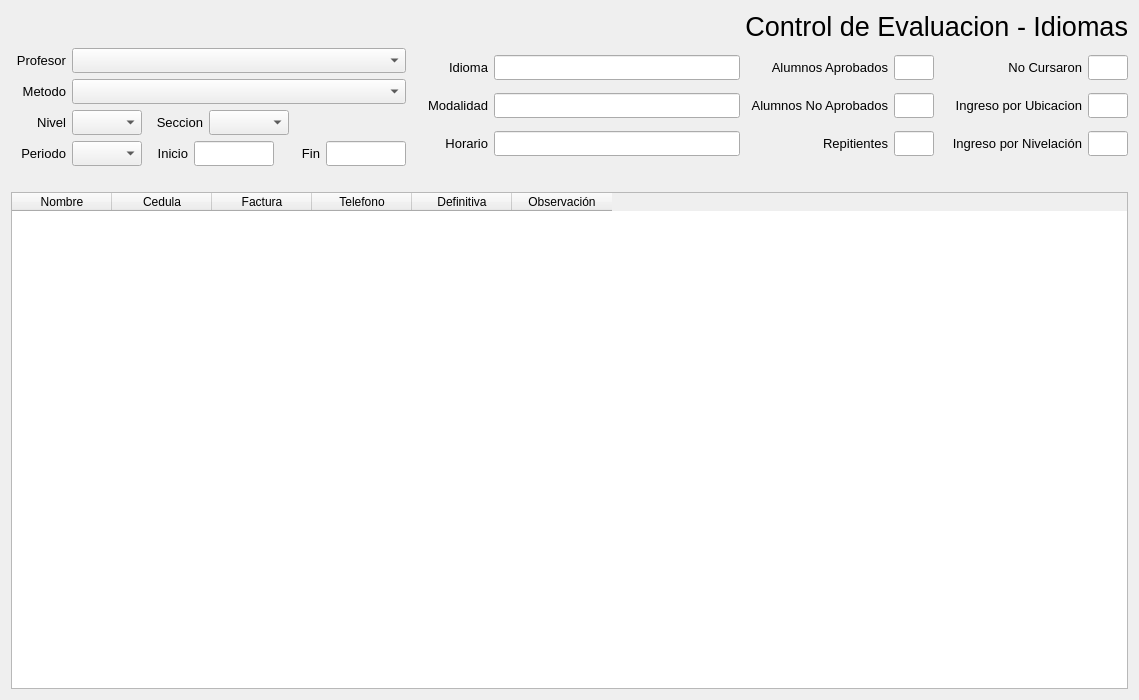
<?xml version="1.0" encoding="UTF-8"?>
<ui version="4.0">
 <class>evaluacion</class>
 <widget class="QWidget" name="evaluacion">
  <property name="geometry">
   <rect>
    <x>0</x>
    <y>0</y>
    <width>1139</width>
    <height>700</height>
   </rect>
  </property>
  <property name="windowTitle">
   <string>Form</string>
  </property>
  <layout class="QVBoxLayout" name="verticalLayout_4">
   <item>
    <widget class="QLabel" name="label_19">
     <property name="font">
      <font>
       <family>Segoe UI</family>
       <pointsize>20</pointsize>
      </font>
     </property>
     <property name="text">
      <string>Control de Evaluacion - Idiomas</string>
     </property>
     <property name="alignment">
      <set>Qt::AlignRight|Qt::AlignTrailing|Qt::AlignVCenter</set>
     </property>
    </widget>
   </item>
   <item>
    <layout class="QHBoxLayout" name="horizontalLayout_13">
     <item>
      <layout class="QVBoxLayout" name="verticalLayout">
       <item>
        <layout class="QHBoxLayout" name="horizontalLayout">
         <item>
          <widget class="QLabel" name="label">
           <property name="minimumSize">
            <size>
             <width>50</width>
             <height>0</height>
            </size>
           </property>
           <property name="maximumSize">
            <size>
             <width>55</width>
             <height>16777215</height>
            </size>
           </property>
           <property name="font">
            <font>
             <family>Segoe UI</family>
             <pointsize>10</pointsize>
            </font>
           </property>
           <property name="text">
            <string>Profesor</string>
           </property>
           <property name="alignment">
            <set>Qt::AlignRight|Qt::AlignTrailing|Qt::AlignVCenter</set>
           </property>
          </widget>
         </item>
         <item>
          <widget class="QComboBox" name="profesor">
           <property name="minimumSize">
            <size>
             <width>0</width>
             <height>25</height>
            </size>
           </property>
          </widget>
         </item>
        </layout>
       </item>
       <item>
        <layout class="QHBoxLayout" name="horizontalLayout_2">
         <item>
          <widget class="QLabel" name="label_2">
           <property name="minimumSize">
            <size>
             <width>50</width>
             <height>0</height>
            </size>
           </property>
           <property name="maximumSize">
            <size>
             <width>55</width>
             <height>16777215</height>
            </size>
           </property>
           <property name="font">
            <font>
             <family>Segoe UI</family>
             <pointsize>10</pointsize>
            </font>
           </property>
           <property name="text">
            <string>Metodo</string>
           </property>
           <property name="alignment">
            <set>Qt::AlignRight|Qt::AlignTrailing|Qt::AlignVCenter</set>
           </property>
          </widget>
         </item>
         <item>
          <widget class="QComboBox" name="metodo">
           <property name="minimumSize">
            <size>
             <width>0</width>
             <height>25</height>
            </size>
           </property>
           <property name="font">
            <font>
             <family>Segoe UI</family>
             <pointsize>9</pointsize>
            </font>
           </property>
          </widget>
         </item>
        </layout>
       </item>
       <item>
        <layout class="QHBoxLayout" name="horizontalLayout_3">
         <item>
          <widget class="QLabel" name="label_3">
           <property name="minimumSize">
            <size>
             <width>55</width>
             <height>0</height>
            </size>
           </property>
           <property name="maximumSize">
            <size>
             <width>55</width>
             <height>16777215</height>
            </size>
           </property>
           <property name="font">
            <font>
             <family>Segoe UI</family>
             <pointsize>10</pointsize>
            </font>
           </property>
           <property name="text">
            <string>Nivel</string>
           </property>
           <property name="alignment">
            <set>Qt::AlignRight|Qt::AlignTrailing|Qt::AlignVCenter</set>
           </property>
          </widget>
         </item>
         <item>
          <widget class="QComboBox" name="nivel">
           <property name="minimumSize">
            <size>
             <width>0</width>
             <height>25</height>
            </size>
           </property>
           <property name="maximumSize">
            <size>
             <width>70</width>
             <height>16777215</height>
            </size>
           </property>
           <property name="font">
            <font>
             <family>Segoe UI</family>
             <pointsize>9</pointsize>
            </font>
           </property>
          </widget>
         </item>
         <item>
          <widget class="QLabel" name="label_15">
           <property name="minimumSize">
            <size>
             <width>55</width>
             <height>0</height>
            </size>
           </property>
           <property name="maximumSize">
            <size>
             <width>55</width>
             <height>16777215</height>
            </size>
           </property>
           <property name="font">
            <font>
             <family>Segoe UI</family>
             <pointsize>10</pointsize>
            </font>
           </property>
           <property name="text">
            <string>Seccion</string>
           </property>
           <property name="alignment">
            <set>Qt::AlignRight|Qt::AlignTrailing|Qt::AlignVCenter</set>
           </property>
          </widget>
         </item>
         <item>
          <widget class="QComboBox" name="seccion">
           <property name="minimumSize">
            <size>
             <width>80</width>
             <height>25</height>
            </size>
           </property>
           <property name="font">
            <font>
             <family>Segoe UI</family>
             <pointsize>9</pointsize>
            </font>
           </property>
          </widget>
         </item>
         <item>
          <spacer name="horizontalSpacer_2">
           <property name="orientation">
            <enum>Qt::Horizontal</enum>
           </property>
           <property name="sizeHint" stdset="0">
            <size>
             <width>40</width>
             <height>20</height>
            </size>
           </property>
          </spacer>
         </item>
        </layout>
       </item>
       <item>
        <layout class="QHBoxLayout" name="horizontalLayout_5">
         <item>
          <widget class="QLabel" name="label_5">
           <property name="minimumSize">
            <size>
             <width>55</width>
             <height>0</height>
            </size>
           </property>
           <property name="maximumSize">
            <size>
             <width>55</width>
             <height>16777215</height>
            </size>
           </property>
           <property name="font">
            <font>
             <family>Segoe UI</family>
             <pointsize>10</pointsize>
            </font>
           </property>
           <property name="text">
            <string>Periodo</string>
           </property>
           <property name="alignment">
            <set>Qt::AlignRight|Qt::AlignTrailing|Qt::AlignVCenter</set>
           </property>
          </widget>
         </item>
         <item>
          <widget class="QComboBox" name="periodo">
           <property name="minimumSize">
            <size>
             <width>0</width>
             <height>25</height>
            </size>
           </property>
           <property name="maximumSize">
            <size>
             <width>70</width>
             <height>16777215</height>
            </size>
           </property>
           <property name="font">
            <font>
             <family>Segoe UI</family>
             <pointsize>9</pointsize>
            </font>
           </property>
          </widget>
         </item>
         <item>
          <widget class="QLabel" name="label_6">
           <property name="minimumSize">
            <size>
             <width>40</width>
             <height>0</height>
            </size>
           </property>
           <property name="maximumSize">
            <size>
             <width>50</width>
             <height>16777215</height>
            </size>
           </property>
           <property name="font">
            <font>
             <family>Segoe UI</family>
             <pointsize>10</pointsize>
            </font>
           </property>
           <property name="text">
            <string>Inicio</string>
           </property>
           <property name="alignment">
            <set>Qt::AlignRight|Qt::AlignTrailing|Qt::AlignVCenter</set>
           </property>
          </widget>
         </item>
         <item>
          <widget class="QLineEdit" name="inicio">
           <property name="minimumSize">
            <size>
             <width>80</width>
             <height>25</height>
            </size>
           </property>
           <property name="maximumSize">
            <size>
             <width>70</width>
             <height>16777215</height>
            </size>
           </property>
           <property name="font">
            <font>
             <family>Segoe UI</family>
             <pointsize>9</pointsize>
            </font>
           </property>
          </widget>
         </item>
         <item>
          <widget class="QLabel" name="label_7">
           <property name="minimumSize">
            <size>
             <width>40</width>
             <height>0</height>
            </size>
           </property>
           <property name="maximumSize">
            <size>
             <width>50</width>
             <height>16777215</height>
            </size>
           </property>
           <property name="font">
            <font>
             <family>Segoe UI</family>
             <pointsize>10</pointsize>
            </font>
           </property>
           <property name="text">
            <string>Fin</string>
           </property>
           <property name="alignment">
            <set>Qt::AlignRight|Qt::AlignTrailing|Qt::AlignVCenter</set>
           </property>
          </widget>
         </item>
         <item>
          <widget class="QLineEdit" name="fin">
           <property name="minimumSize">
            <size>
             <width>80</width>
             <height>25</height>
            </size>
           </property>
           <property name="maximumSize">
            <size>
             <width>70</width>
             <height>16777215</height>
            </size>
           </property>
           <property name="font">
            <font>
             <family>Segoe UI</family>
             <pointsize>9</pointsize>
            </font>
           </property>
          </widget>
         </item>
        </layout>
       </item>
      </layout>
     </item>
     <item>
      <layout class="QVBoxLayout" name="verticalLayout_2">
       <item>
        <layout class="QHBoxLayout" name="horizontalLayout_6">
         <item>
          <widget class="QLabel" name="label_8">
           <property name="minimumSize">
            <size>
             <width>65</width>
             <height>0</height>
            </size>
           </property>
           <property name="font">
            <font>
             <family>Segoe UI</family>
             <pointsize>10</pointsize>
            </font>
           </property>
           <property name="text">
            <string>Idioma</string>
           </property>
           <property name="alignment">
            <set>Qt::AlignRight|Qt::AlignTrailing|Qt::AlignVCenter</set>
           </property>
          </widget>
         </item>
         <item>
          <widget class="QLineEdit" name="idioma">
           <property name="minimumSize">
            <size>
             <width>100</width>
             <height>25</height>
            </size>
           </property>
           <property name="maximumSize">
            <size>
             <width>246</width>
             <height>16777215</height>
            </size>
           </property>
           <property name="font">
            <font>
             <family>Segoe UI</family>
             <pointsize>9</pointsize>
            </font>
           </property>
          </widget>
         </item>
        </layout>
       </item>
       <item>
        <layout class="QHBoxLayout" name="horizontalLayout_8">
         <item>
          <widget class="QLabel" name="label_10">
           <property name="minimumSize">
            <size>
             <width>65</width>
             <height>0</height>
            </size>
           </property>
           <property name="font">
            <font>
             <family>Segoe UI</family>
             <pointsize>10</pointsize>
            </font>
           </property>
           <property name="text">
            <string>Modalidad</string>
           </property>
           <property name="alignment">
            <set>Qt::AlignRight|Qt::AlignTrailing|Qt::AlignVCenter</set>
           </property>
          </widget>
         </item>
         <item>
          <widget class="QLineEdit" name="modalidad">
           <property name="minimumSize">
            <size>
             <width>0</width>
             <height>25</height>
            </size>
           </property>
           <property name="maximumSize">
            <size>
             <width>246</width>
             <height>16777215</height>
            </size>
           </property>
           <property name="font">
            <font>
             <family>Segoe UI</family>
             <pointsize>9</pointsize>
            </font>
           </property>
          </widget>
         </item>
        </layout>
       </item>
       <item>
        <layout class="QHBoxLayout" name="horizontalLayout_7">
         <item>
          <widget class="QLabel" name="label_9">
           <property name="minimumSize">
            <size>
             <width>65</width>
             <height>0</height>
            </size>
           </property>
           <property name="font">
            <font>
             <family>Segoe UI</family>
             <pointsize>10</pointsize>
            </font>
           </property>
           <property name="text">
            <string>Horario</string>
           </property>
           <property name="alignment">
            <set>Qt::AlignRight|Qt::AlignTrailing|Qt::AlignVCenter</set>
           </property>
          </widget>
         </item>
         <item>
          <widget class="QLineEdit" name="horario">
           <property name="minimumSize">
            <size>
             <width>100</width>
             <height>25</height>
            </size>
           </property>
           <property name="maximumSize">
            <size>
             <width>246</width>
             <height>16777215</height>
            </size>
           </property>
           <property name="font">
            <font>
             <family>Segoe UI</family>
             <pointsize>9</pointsize>
            </font>
           </property>
          </widget>
         </item>
        </layout>
       </item>
      </layout>
     </item>
     <item>
      <layout class="QVBoxLayout" name="verticalLayout_3">
       <item>
        <layout class="QHBoxLayout" name="horizontalLayout_9">
         <item>
          <widget class="QLabel" name="label_11">
           <property name="minimumSize">
            <size>
             <width>142</width>
             <height>0</height>
            </size>
           </property>
           <property name="maximumSize">
            <size>
             <width>142</width>
             <height>16777215</height>
            </size>
           </property>
           <property name="font">
            <font>
             <family>Segoe UI</family>
             <pointsize>10</pointsize>
            </font>
           </property>
           <property name="text">
            <string>Alumnos Aprobados</string>
           </property>
           <property name="alignment">
            <set>Qt::AlignRight|Qt::AlignTrailing|Qt::AlignVCenter</set>
           </property>
          </widget>
         </item>
         <item>
          <widget class="QLineEdit" name="aprob">
           <property name="minimumSize">
            <size>
             <width>40</width>
             <height>25</height>
            </size>
           </property>
           <property name="maximumSize">
            <size>
             <width>40</width>
             <height>16777215</height>
            </size>
           </property>
           <property name="font">
            <font>
             <family>Segoe UI</family>
             <pointsize>9</pointsize>
            </font>
           </property>
          </widget>
         </item>
         <item>
          <widget class="QLabel" name="label_14">
           <property name="minimumSize">
            <size>
             <width>142</width>
             <height>0</height>
            </size>
           </property>
           <property name="maximumSize">
            <size>
             <width>142</width>
             <height>16777215</height>
            </size>
           </property>
           <property name="font">
            <font>
             <family>Segoe UI</family>
             <pointsize>10</pointsize>
            </font>
           </property>
           <property name="text">
            <string>No Cursaron</string>
           </property>
           <property name="alignment">
            <set>Qt::AlignRight|Qt::AlignTrailing|Qt::AlignVCenter</set>
           </property>
          </widget>
         </item>
         <item>
          <widget class="QLineEdit" name="nc">
           <property name="minimumSize">
            <size>
             <width>40</width>
             <height>25</height>
            </size>
           </property>
           <property name="maximumSize">
            <size>
             <width>40</width>
             <height>16777215</height>
            </size>
           </property>
           <property name="font">
            <font>
             <family>Segoe UI</family>
             <pointsize>9</pointsize>
            </font>
           </property>
          </widget>
         </item>
        </layout>
       </item>
       <item>
        <layout class="QHBoxLayout" name="horizontalLayout_10">
         <item>
          <widget class="QLabel" name="label_12">
           <property name="minimumSize">
            <size>
             <width>16</width>
             <height>0</height>
            </size>
           </property>
           <property name="font">
            <font>
             <family>Segoe UI</family>
             <pointsize>10</pointsize>
            </font>
           </property>
           <property name="text">
            <string>Alumnos No Aprobados</string>
           </property>
           <property name="alignment">
            <set>Qt::AlignRight|Qt::AlignTrailing|Qt::AlignVCenter</set>
           </property>
          </widget>
         </item>
         <item>
          <widget class="QLineEdit" name="naprob">
           <property name="minimumSize">
            <size>
             <width>40</width>
             <height>25</height>
            </size>
           </property>
           <property name="maximumSize">
            <size>
             <width>40</width>
             <height>16777215</height>
            </size>
           </property>
           <property name="font">
            <font>
             <family>Segoe UI</family>
             <pointsize>9</pointsize>
            </font>
           </property>
          </widget>
         </item>
         <item>
          <widget class="QLabel" name="label_16">
           <property name="minimumSize">
            <size>
             <width>142</width>
             <height>0</height>
            </size>
           </property>
           <property name="font">
            <font>
             <family>Segoe UI</family>
             <pointsize>10</pointsize>
            </font>
           </property>
           <property name="text">
            <string>Ingreso por Ubicacion</string>
           </property>
           <property name="alignment">
            <set>Qt::AlignRight|Qt::AlignTrailing|Qt::AlignVCenter</set>
           </property>
          </widget>
         </item>
         <item>
          <widget class="QLineEdit" name="ubic">
           <property name="minimumSize">
            <size>
             <width>40</width>
             <height>25</height>
            </size>
           </property>
           <property name="maximumSize">
            <size>
             <width>40</width>
             <height>16777215</height>
            </size>
           </property>
          </widget>
         </item>
        </layout>
       </item>
       <item>
        <layout class="QHBoxLayout" name="horizontalLayout_11">
         <item>
          <widget class="QLabel" name="label_13">
           <property name="minimumSize">
            <size>
             <width>142</width>
             <height>0</height>
            </size>
           </property>
           <property name="font">
            <font>
             <family>Segoe UI</family>
             <pointsize>10</pointsize>
            </font>
           </property>
           <property name="text">
            <string>Repitientes</string>
           </property>
           <property name="alignment">
            <set>Qt::AlignRight|Qt::AlignTrailing|Qt::AlignVCenter</set>
           </property>
          </widget>
         </item>
         <item>
          <widget class="QLineEdit" name="rep">
           <property name="minimumSize">
            <size>
             <width>40</width>
             <height>25</height>
            </size>
           </property>
           <property name="maximumSize">
            <size>
             <width>40</width>
             <height>16777215</height>
            </size>
           </property>
           <property name="font">
            <font>
             <family>Segoe UI</family>
             <pointsize>9</pointsize>
            </font>
           </property>
          </widget>
         </item>
         <item>
          <widget class="QLabel" name="label_17">
           <property name="minimumSize">
            <size>
             <width>142</width>
             <height>0</height>
            </size>
           </property>
           <property name="font">
            <font>
             <family>Segoe UI</family>
             <pointsize>10</pointsize>
            </font>
           </property>
           <property name="text">
            <string>Ingreso por Nivelación</string>
           </property>
           <property name="alignment">
            <set>Qt::AlignRight|Qt::AlignTrailing|Qt::AlignVCenter</set>
           </property>
          </widget>
         </item>
         <item>
          <widget class="QLineEdit" name="nivel_2">
           <property name="minimumSize">
            <size>
             <width>40</width>
             <height>25</height>
            </size>
           </property>
           <property name="maximumSize">
            <size>
             <width>40</width>
             <height>16777215</height>
            </size>
           </property>
          </widget>
         </item>
        </layout>
       </item>
      </layout>
     </item>
    </layout>
   </item>
   <item>
    <spacer name="verticalSpacer_4">
     <property name="orientation">
      <enum>Qt::Vertical</enum>
     </property>
     <property name="sizeType">
      <enum>QSizePolicy::Fixed</enum>
     </property>
     <property name="sizeHint" stdset="0">
      <size>
       <width>20</width>
       <height>20</height>
      </size>
     </property>
    </spacer>
   </item>
   <item>
    <widget class="QTableWidget" name="tabla">
     <property name="font">
      <font>
       <family>Segoe UI</family>
      </font>
     </property>
     <column>
      <property name="text">
       <string>Nombre</string>
      </property>
     </column>
     <column>
      <property name="text">
       <string>Cedula</string>
      </property>
     </column>
     <column>
      <property name="text">
       <string>Factura</string>
      </property>
     </column>
     <column>
      <property name="text">
       <string>Telefono</string>
      </property>
     </column>
     <column>
      <property name="text">
       <string>Definitiva</string>
      </property>
     </column>
     <column>
      <property name="text">
       <string>Observación</string>
      </property>
     </column>
    </widget>
   </item>
  </layout>
 </widget>
 <resources/>
 <connections/>
</ui>
